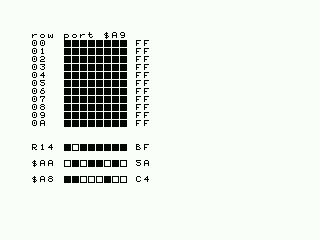
#> input picture ch03/captures/keys_f0040.png, 320 x 240 px, given in place of memmap_f0160.png, which was not available
$ python fig03.py
#> lines starting #> are read from the running program, lines starting #| are printed output that depends on the picture; pictures that were not available may be replaced by others from this repository, and a replacement may not be noted
### tools/meas.py
"""meas.py -- the geometry of the capture, measured once on day 1.

Every later measurement reads pixels through these numbers. Sources: hello.rom
(the paper and the border), the border clock (gen_border.py, meas_border.py),
and the frame flag of counter.rom. 50 Hz machine (MSXBOOK_EU16) unless said.
"""
CAPTURE_W, CAPTURE_H = 320, 240        # screenshot -raw and the recorded film
PAPER_X0, PAPER_Y0 = 32, 24            # top-left pixel of the paper in the capture
PAPER_W, PAPER_H = 256, 192
BORDER_PIXELS = CAPTURE_W * CAPTURE_H - PAPER_W * PAPER_H      # 27 648

T_PER_LINE = 228                       # measured: +228 T moves the stripe one row down
PX_PER_T = 1.5                         # measured: +16 T moves the stripe end 24 pixels
PX_PER_LINE = 342                      # 228 x 1.5: +228 T = +342 in raster order
T_PER_FRAME = {"MSXBOOK_EU16": 71364,  # measured: 313 lines
               "MSXBOOK_JP16": 59736}  # measured: 262 lines
LINES_PER_FRAME = {"MSXBOOK_EU16": 313, "MSXBOOK_JP16": 262}

# openMSX numbers the lines of a frame from 0 (VDP_cycle_in_frame // 1368).
# On the 50 Hz machine, capture row r is frame line r + 45, so the paper
# (rows 24-215) is frame lines 69-260, and the interrupt handler starts in
# frame line 261, 66-70 T-states into the first line under the paper.
FRAME_LINE_OF_ROW0 = {"MSXBOOK_EU16": 45}
PAPER_FRAME_LINE0 = {"MSXBOOK_EU16": 69, "MSXBOOK_JP16": 42}   # JP: from the handler line (234 - 192)

# A register write made by OUT (C),r that starts at T-state t of a line shows
# at capture x = ceil(1.5 t - 16): the colour changes at the next whole pixel.
OUT_C_X_OFFSET = -16

# The columns the VDP draws: 13 of border, 256 of paper, 15 of border. Outside
# them openMSX 20.0 and later repeat the colour of column 19 or 302, where 19.1
# and earlier show a change of colour where it happens (chapter 4, edge.asm).
# Captures are compared between versions inside these columns.
DRAWN = (19, 302)


def paper(x, y):
    """capture coordinates of paper pixel (x, y)"""
    return PAPER_X0 + x, PAPER_Y0 + y


def raster(x, y):
    """position of capture pixel (x, y) in raster order, in pixels of a full line"""
    return y * PX_PER_LINE + x

### ch03/fig03.py
#!/usr/bin/env python3
"""fig03.py - the figures of chapter 3, cropped from the captures.

Crops of the paper are whole 8 x 8 character cells; enlargement is by a whole
number, nearest neighbour, to at least 300 dpi at the printed width. Nothing
is added but white gaps between panels and a thin grey line round panels
whose edge would otherwise vanish into a white page. The pages are black ink
on white paper, and the stripes of figure 3.4 white on a black border: two
greys in print.
"""
import math
import os
import sys

from PIL import Image

HERE = os.path.dirname(os.path.abspath(__file__))
sys.path.insert(0, os.path.join(os.path.dirname(HERE), "tools"))
import meas  # noqa: E402

CAP = os.path.join(HERE, "captures")
MIN_DPI = 300
GAP = 12
FULL = 15.29
# the print width of each figure, in cm; chapter03.py uses the same numbers
WIDTH = {"fig03_1": 10.5, "fig03_2": FULL, "fig03_3": 10.0, "fig03_4": FULL,
         "fig03_5": 10.0, "fig03_6": 11.0, "fig03_7": 10.5, "fig03_8": 9.0}


def cap(name):
    return Image.open(os.path.join(CAP, name)).convert("RGB")


def paper(name, col0, row0, cols, rows, border=0):
    """a crop of whole cells of the paper, with `border` pixels around"""
    x0, y0 = meas.paper(8 * col0, 8 * row0)
    return cap(name).crop((x0 - border, y0 - border, x0 + 8 * cols + border, y0 + 8 * rows + border))


def framed(im, grey=(128, 128, 128)):
    """a one-pixel grey line round a panel, outside it"""
    out = Image.new("RGB", (im.width + 2, im.height + 2), grey)
    out.paste(im, (1, 1))
    return out


def joined(panels, across, gap=GAP):
    if across:
        size = (sum(p.width for p in panels) + gap * (len(panels) - 1), max(p.height for p in panels))
    else:
        size = (max(p.width for p in panels), sum(p.height for p in panels) + gap * (len(panels) - 1))
    out = Image.new("RGB", size, (255, 255, 255))
    at = 0
    for p in panels:
        out.paste(p, (at, 0) if across else (0, at))
        at += (p.width if across else p.height) + gap
    return out


def enlarge(im, width_cm):
    f = math.ceil(MIN_DPI * width_cm / 2.54 / im.width)
    return im.resize((im.width * f, im.height * f), Image.NEAREST), f


def main():
    made = {
        # 3.1 - memmap: the heading (row 1) to the total (row 11), 30 columns
        "fig03_1": paper("memmap_f0160.png", 0, 1, 30, 11),
        # 3.2 - slots, as every capture in the book runs it (left) and with the
        # cartridge declared an ordinary one (right): heading to page numbers
        "fig03_2": joined([framed(paper(f"{n}_f0600.png", 0, 1, 32, 17, border=4))
                           for n in ("slots", "slots_normal")], across=True),
        # 3.3 - sysvars: the heading (row 1) to the interrupt flag (row 21)
        "fig03_3": paper("sysvars_f0030.png", 0, 1, 30, 21),
        # 3.4 - nops: capture rows 214 to 239, the whole width: the bottom
        # border, with the three stripes, four lines each
        "fig03_4": cap("nops_f0030.png").crop((0, 214, 320, 240)),
        # 3.5 - vdp: rows 2 to 8, 29 columns
        "fig03_5": paper("vdp_f0030.png", 0, 2, 29, 7),
        # 3.6 - keys: frame 40 (nothing held) and 60 (Q held), heading to $A8
        "fig03_6": joined([framed(paper(f"keys_f{n:04d}.png", 0, 1, 16, 19, border=4))
                           for n in (40, 60)], across=True),
        # 3.7 - psg: the YM2149 of the book's machine (above) and an AY-3-8910
        # (below), rows 1 to 11
        "fig03_7": joined([framed(paper(f"{n}_f0030.png", 0, 1, 32, 11, border=4))
                           for n in ("psg", "psg_ay")], across=False),
        # 3.8 - page 0 switched with interrupts off (above) and on (below),
        # frame 100: rows 0 to 6
        "fig03_8": joined([framed(paper(f"{n}_f0100.png", 0, 0, 32, 7, border=8))
                           for n in ("page0_di", "page0_ei")], across=False),
    }
#> in cap, returned value is the input picture: PIL image 320x240 RGB; mean R, G, B 229, 234.9, 228.1
#> in paper, `return cap(name).crop((x0 - border, y0 - border, x0 + 8 * cols + borde..`:
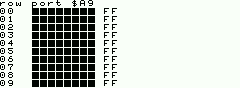
#> returned value: PIL image 240x88 RGB; mean R, G, B 195.1, 200.9, 194.3
#> call 2 of paper, with name = 'slots_f0600.png', col0 = 0, row0 = 1, cols = 32, rows = 17, border = 4
#> call 2 of paper, with x = 0, y = 8
#> in paper (call 2), `x0, y0 = meas.paper(8 * col0, 8 * row0)`: x0 = 32
#> call 2 of cap, with name = 'slots_f0600.png'
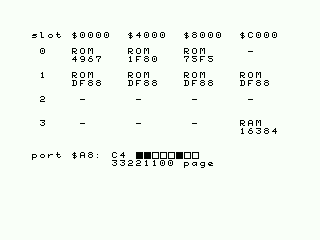
#> input picture ch03/captures/slots_f0600.png, 320 x 240 px
#> in cap, returned value is the input picture: PIL image 320x240 RGB; mean R, G, B 243.1, 249.1, 242.1
#> in paper (call 2), `return cap(name).crop((x0 - border, y0 - border, x0 + 8 * cols + borde..`:
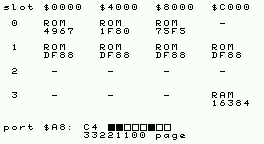
#> returned value: PIL image 264x144 RGB; mean R, G, B 237.1, 243, 236.1
#> in framed, `out = Image.new("RGB", (im.width + 2, im.height + 2), grey)`: out: PIL image 266x146 RGB; every value is 128
#> in framed, `out.paste(im, (1, 1))`:
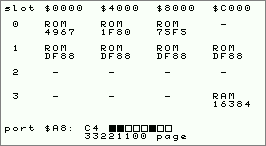
#> out: PIL image 266x146 RGB; mean R, G, B 234.8, 240.6, 233.9
#> in joined, `size = (sum(p.width for p in panels) + gap * (len(panels) - 1), max(p...`: size = (544, 146)
#> in joined, `out = Image.new("RGB", size, (255, 255, 255))`: out: PIL image 544x146 RGB; every value is 255
#> the loop in joined, `for p in panels:` made 2 passes
#> at on passes 1 to 2: 278, 556
#> after the loop in joined, `for p in panels:`:
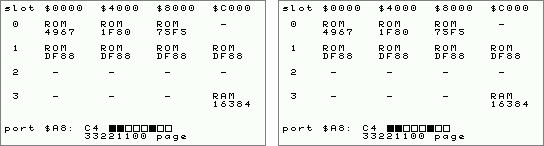
#> out: PIL image 544x146 RGB; mean R, G, B 235.2, 240.9, 234.3
#> after the loop in joined, `for p in panels:`: at = 556
#> call 4 of paper, with name = 'sysvars_f0030.png', col0 = 0, row0 = 1, cols = 30, rows = 21, border = 0
#> call 4 of paper, with x = 0, y = 8
#> in paper (call 4), `return cap(name).crop((x0 - border, y0 - border, x0 + 8 * cols + borde..`:
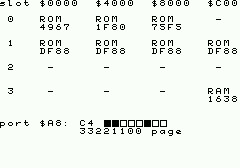
#> returned value: PIL image 240x168 RGB; mean R, G, B 237.9, 243.9, 237
    out = {}
    for name, im in made.items():
        big, f = enlarge(im, WIDTH[name])
        path = os.path.join(HERE, f"{name}.png")
        big.save(path)
        out[name] = (path, WIDTH[name], f, big.size)
    return out


if __name__ == "__main__":
#> (the run stopped early here; a loop or call above may not have finished)
